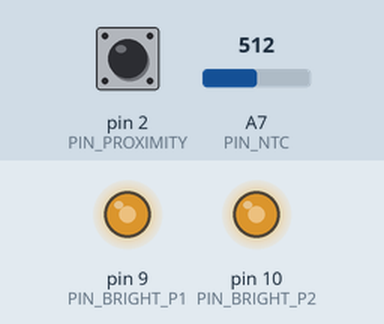
This sketch was run on a simulated Arduino Nano, built with avr-gcc and run on an emulated ATmega328P. On the bench: output pins drawn as LEDs (lit = HIGH). The inputs (shaded band) are chosen by the test bench; at power-on: A7 (PIN_NTC) = 512, pin 2 (PIN_PROXIMITY) LOW. Sleep ends after the set time or at an interrupt.

Above: at 1.2 s.
1.3 s: A7 (PIN_NTC) set to 360
2.8 s: A7 (PIN_NTC) set to 327
At 4.8 s:
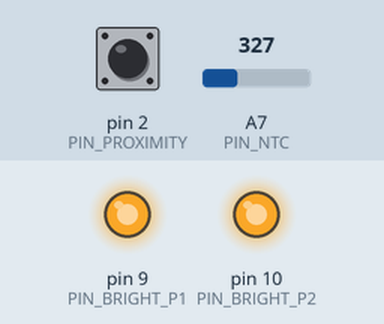
5.8 s: A7 (PIN_NTC) set to 511
At 6.1 s:
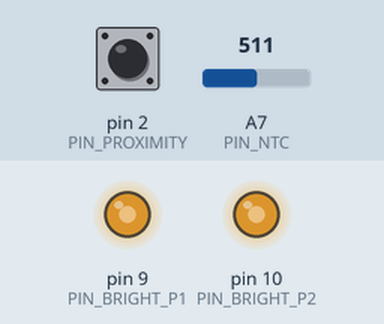
7.3 s: A7 (PIN_NTC) set to 306
At 8.6 s:
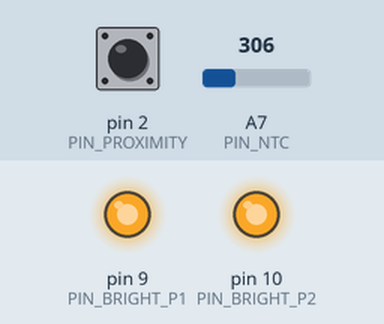
10.3 s: pin 2 (PIN_PROXIMITY) pulsed HIGH 2 times (0.12 s each, 0.3 s apart)
Timing chart, 0 to 13.3 s (numbered marks = the images above; inputs shaded):
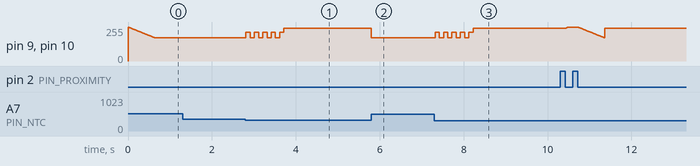

The sketch:

OligoGracePendant.ino
```cpp
// (licence header left out)
#define VERSION "1.0.4.1" // 18.11.2023

// Arduino includes, LGPL license
#include <EEPROM.h>
#include <HardwareSerial.h>
#include <wiring_private.h>

// AVR includes, modified BSD license
#include <avr/io.h>
#include <avr/power.h>
#include <avr/sfr_defs.h>
#include <avr/sleep.h>
#include <avr/wdt.h>
#include <util/crc16.h>

//#define TEST  // @todo: comment in for testing without NTC
//#define DEBUG // @todo: comment in if serial debugging is needed, will also disable bottom panel

#ifdef DEBUG
  #define printDebug(x) Serial.print(x)
  #define printlnDebug(x) Serial.println(x)
#else
  #define printDebug(x)
  #define printlnDebug(x)
#endif

// inputs pins
#define PIN_PROXIMITY  2
#define PIN_NTC       A7

// outputs pins
#define PIN_BRIGHT_P1  9 // bottom
#define PIN_BRIGHT_P2 10 // top
#define PIN_BRIGHT_P3 11 // N/C

// EEPROM parameters
#define EEPROM_ADDRESS 0x22  // max. 0x200
#define EEPROM_MAGIC   0xAFFE

#define BACKUP_DELAY   10000 // [ms]

// main loop
#define LOOP_PERIOD 10 // [ms]

// proximity gesture timing
#define DURATION_MIN           100 // [ms] min. duration for proximity
#define DURATION_POWER_MAX     600 // [ms] max. duration for short (power) proximity
#define DURATION_DIM_MIN       800 // [ms] min. duration for long (dim) proximity
#define DURATION_TOGGLE_STEP  5000 // [ms] min. extended duration for dim mode change
#define DURATION_LOCK        15000 // [ms] min. startup duration for proximity lock toggle
#define DURATION_DIM_INC        40 // [ms] duration per continuous dim increment
#define DURATION_DIM_STEP    DURATION_DIM_MIN // [ms] duration per dim step

// brightness parameters
#define BRIGHTNESS_MIN      4 // [%]
#define BRIGHTNESS_STEP_1  16 // [%]
#define BRIGHTNESS_STEP_2  32 // [%]
#define BRIGHTNESS_MAX    100 // [%]
#ifdef DEBUG
  #define BRIGHTNESS_INC    5 // [%]
#else
  #define BRIGHTNESS_INC    1 // [%]
#endif

// timer parameters
#define PWM_FREQUENCY  32000 // [Hz] select frequency so that you can't hear the LEDs (8/16 MHz: 245 Hz ... 40 kHz)
#define FADE_DURATION      2 // [s]  number of seconds to change timer 1 from 0 % to 100 % duty cycle

// blink timing
#define BLINK_PERIOD_FAST 100 // [ms]
#define BLINK_PERIOD_SLOW 500 // [ms]

// board temperature parameters
#define NTC_TEMP_MAX             85 // [°C]
#define NTC_TEMP_HYSTERESIS       5 // [°C]
#define NTC_TEMP_INVALID     999.0f // [°C]
#define DIVIDER_RESISTANCE    47000 // [Ohm]
#define NTC_RESISTANCE     47000.0f // [Ohm]
#define NTC_TEMP_NOM          25.0f // [°C]
#define NTC_B_COEFFICIENT   4131.0f // estimated NTC B coefficient for 25-100°C
#define KELVIN_CELSIUS      273.15f // [°C]

// operating modes
enum OperationMode
{
  MODE_STANDBY,
  MODE_DEFAULT,
  MODE_BLINK_SETTINGS,
  MODE_BLINK_LIMIT,
  MODE_BLINK_WARNING,
  MODE_BLINK_END
};

// brightness level in big step mode
enum BrightnessLevel
{
  LEVEL_0 = 0,
  LEVEL_1 = BRIGHTNESS_MIN,
  LEVEL_2 = BRIGHTNESS_STEP_1,
  LEVEL_3 = BRIGHTNESS_STEP_2,
  LEVEL_4 = BRIGHTNESS_MAX
};

// persistent settings
struct Settings
{
  unsigned int magic = EEPROM_MAGIC;
  unsigned int brightness = BRIGHTNESS_STEP_2; // [%]
  bool dimSteps = true;
  volatile bool proximitySensorLocked = false;
  uint16_t crc = 0;
} settings;

// ISR variables
volatile bool near = false;
volatile bool initalApproach = false;
volatile bool outputEnabled = false;
volatile bool proximityAtStartup = false;
volatile int fadeOCR = -1;
volatile unsigned long approach = 0;
volatile OperationMode operationMode = MODE_DEFAULT;
volatile int blinkToggleCount = 0;
volatile unsigned int blinkPeriod = 0;
volatile unsigned long blinkToggled = 0;

bool dimUp = true;
bool overTemperature = true;
unsigned int blinkBrightness = 0;
unsigned int adcResolution = 0;
unsigned long settingsModified = 0;
unsigned long delayUntil = 0;


/**
 * set operation mode (regular, blinking)
 */
void setOperationMode(OperationMode mode)
{
  operationMode = mode;
  switch (mode)
  {
    case MODE_STANDBY:
      blinkToggleCount = 0;
      fadeOCR = 0;
      break;

    case MODE_DEFAULT:
      blinkToggleCount = 0;
      break;

    case MODE_BLINK_LIMIT:
      blinkToggleCount = 4;
      blinkPeriod = BLINK_PERIOD_FAST;
      blinkToggled = 0;
      break;

    case MODE_BLINK_SETTINGS:
      blinkToggleCount = 6;
      blinkPeriod = BLINK_PERIOD_SLOW;
      blinkToggled = 0;
      break;

    case MODE_BLINK_WARNING:
      blinkToggleCount = 10;
      blinkPeriod = BLINK_PERIOD_FAST;
      blinkToggled = 0;
      break;

    case MODE_BLINK_END:
      blinkToggleCount = -1;
      break;
  }
}

/**
 * @return next higher brightness level
 */
BrightnessLevel operator++(BrightnessLevel& level)
{
  switch (level)
  {
    case LEVEL_0:
      return LEVEL_1;
    case LEVEL_1:
      return LEVEL_2;
    case LEVEL_2:
      return LEVEL_3;
    default:
      return LEVEL_4;
  }
}

/**
 * @return next lower brightness level
 */
BrightnessLevel operator--(BrightnessLevel& level)
{
  switch (level)
  {
    case LEVEL_4:
      return LEVEL_3;
    case LEVEL_3:
      return LEVEL_2;
    case LEVEL_2:
      return LEVEL_1;
    default:
      return LEVEL_0;
  }
}

/**
 * @return brightness level of settings.brightness (floor)
 */
BrightnessLevel getBrightnessLevel()
{
  if (settings.brightness <= LEVEL_0)
    return LEVEL_0;
  else if (settings.brightness <= LEVEL_1)
    return LEVEL_1;
  else if (settings.brightness <= LEVEL_2)
    return LEVEL_2;
  else if (settings.brightness <= LEVEL_3)
    return LEVEL_3;
  else
    return LEVEL_4;
}

/**
 * @return CRC16 (for EEPROM backup)
 */
template<typename T> uint16_t calculateCRC16(T& t)
{
  uint16_t crc16 = 0;

  uint8_t* ptr = (uint8_t*)&t;
  for (int count = sizeof(T); count; --count)
  {
    crc16 = _crc16_update(crc16, *ptr++);
  }

  return crc16;
}

/**
 * @param brightness [%]
 * @return duty cycle value for timer 1 OCR register
 */
inline uint16_t brightnessToOCR(int brightness)
{
  return brightness>=0? brightness<=100? brightness*ICR1/100 : 100 : 0;
}

/**
 * get NTC temperature
 *
 * @return temperature [°C] or NTC_TEMP_INVALID on error
 */
int getNtcTemperature()
{
  // sample input 3 times
  size_t count = 3; // ~ 19 µs (1 ADC conversion takes less than 6.25 µs at 8 MHz)
  unsigned long sum = 0;
  for (size_t i=0; i<count; i++)
  {
    sum += analogRead(PIN_NTC);
    delayMicroseconds(20);
  }

  // calculate temperature
  float temperature = NTC_TEMP_INVALID;
  if (sum > count*adcResolution/3)
  {
    float relation = (float)adcResolution*count/(float)sum;
    float resistance = (relation - 1.0f)*DIVIDER_RESISTANCE;

    // Steinhart-Hart equation
    temperature = 1.0f/(log(resistance/NTC_RESISTANCE)/NTC_B_COEFFICIENT + 1.0f/(NTC_TEMP_NOM + KELVIN_CELSIUS)) - KELVIN_CELSIUS;
  }

  /** extra debug
  printDebug("sum/adc/rel/res/temp:");
  printDebug(sum);
  printDebug("/");
  printDebug(adcResolution);
  printDebug("/");
  printDebug(relation);
  printDebug("/");
  printDebug(resistance);
  printDebug("/");
  printlnDebug(temperature);
  */

  return round(temperature);
}

/**
 * ISR for proximity digital input
 *
 * toggle power on short pulse
 */
void proximity()
{
  near = digitalRead(PIN_PROXIMITY);

  if (!settings.proximitySensorLocked)
  {
    unsigned int now = millis();
    if (near)
    {
      // proximity start
      approach = now;
      initalApproach = true;
      proximityAtStartup = false;
      if (outputEnabled && operationMode == MODE_BLINK_END)
      {
        // was blinking, set default mode
        setOperationMode(MODE_DEFAULT);
      }
    }
    else
    {
      // proximity end
      unsigned int proximityDuration = now - approach;
      if (initalApproach && proximityDuration >= DURATION_MIN && proximityDuration <= DURATION_POWER_MAX)
      {
        // short proximity pulse: toggle power
        outputEnabled = !outputEnabled;
        if (outputEnabled)
        {
          // was off, set default mode, fade on
          setOperationMode(MODE_DEFAULT);
          fadeOCR = brightnessToOCR(settings.brightness);
        }
        else
        {
          // was on, fade off
          setOperationMode(MODE_STANDBY);
        }
      }
    }
  }
}

/**
 * ISR for fader timer 2
 */
ISR(TIMER2_COMPA_vect)
{
  if (fadeOCR >= 0)
  {
    if (OCR1A < (uint16_t)fadeOCR)
    {
      // increase duty cycle to max.
      ++OCR1A;
      OCR1B = OCR1A;
    }
    else if (OCR1A > (uint16_t)fadeOCR)
    {
      // decrease duty cycle to zero
      --OCR1A;
      OCR1B = OCR1A;
    }

    if (OCR1A == (uint16_t)fadeOCR)
    {
      // fading completed
      fadeOCR = -1;
    }
  }
}

/**
 * Arduino setup
 */
void setup()
{
  // maybe change I/O clock to 4 MHz (8 MHz / 2), but it will also reduce PWM duty cycle resolution
  //noInterrupts();
  //CLKPR = _BV(CLKPCE);
  //CLKPR = _BV(CLKPS0);
  //interrupts();

  // init serial debug
  #ifdef DEBUG
    Serial.begin(115200);
    delay(4000);
    printlnDebug("init ...");
  #endif

  // permanent power saving
  noInterrupts();
#ifndef DEBUG
  power_usart0_disable();
#endif
  power_spi_disable();
  power_twi_disable();
  interrupts();

  // configure proximity sensor input
  pinMode(PIN_PROXIMITY, INPUT);
  noInterrupts();
  attachInterrupt(digitalPinToInterrupt(PIN_PROXIMITY), proximity, CHANGE);
  interrupts();

  // configure LED brightness control outputs (PWM via timer 1 on pins D9 and D10)
  TCCR1A = 0;
  TCCR1B = 0;
  TCNT1 = 0;
  ICR1 = F_CPU/PWM_FREQUENCY; // timer ticks per PWM period (0..65535)
  OCR1A = 0;
  OCR1B = 0;
  TCCR1A = _BV(COM1A1) | _BV(COM1A0) |_BV(COM1B1) |_BV(COM1B0) | _BV(WGM11); // set output on match (inverted)
  TCCR1B = _BV(WGM13) | _BV(WGM12) | _BV(CS10); // fast PWM with TOP=ICR1 (mode 14), clock not prescaled

  // configure LED brightness fader (via timer 2)
  TCCR2A = 0;
  TCCR2B = 0;
  TCNT2 = 0;
  OCR2A = F_CPU/1024L*FADE_DURATION/ICR1; // timer ticks for changing timer 1 to 100 % duty cycle within fade duration
  TCCR2A = _BV(WGM21); // CTC with TOP=OCR2A (mode 2)
  TCCR2B = _BV(CS22) | _BV(CS21) | _BV(CS20); // CPU clock prescaled by 1024 -> 7813 Hz
  sbi(TIMSK2, OCIE2A); // enable timer 2 interrupt

  // configure ADC
  analogReference(DEFAULT); // ATmega328: via AVCC pin
  adcResolution = 1023;

  // restore settings from EEPROM
  Settings restoredSettings;
  EEPROM.get(EEPROM_ADDRESS, restoredSettings);
  if (restoredSettings.magic == EEPROM_MAGIC)
  {
    // magic number matches
    uint16_t eepromCRC = restoredSettings.crc;
    restoredSettings.crc = 0;
    uint16_t expectedCRC = calculateCRC16(restoredSettings);
    if (eepromCRC == expectedCRC)
    {
      // CRC matches, restore settings
      settings = restoredSettings;
      printlnDebug("settings restored from EEPROM");

      // check settings
      if (settings.brightness < BRIGHTNESS_MIN)
      {
        settings.brightness = BRIGHTNESS_MIN;
      }
      else if (settings.brightness > BRIGHTNESS_MAX)
      {
        settings.brightness = BRIGHTNESS_MAX;
      }
    }
  }

  // turn output on at power up
  outputEnabled = true;
  fadeOCR = brightnessToOCR(settings.brightness);
  dimUp = settings.brightness == BRIGHTNESS_MIN? false : true; // prefer initial dim up, inverted setting required
  setOperationMode(MODE_DEFAULT);
  initalApproach = false;

  // get initial proximity sensor state
  near = digitalRead(PIN_PROXIMITY);
  if (near)
  {
    approach = millis();
    proximityAtStartup = true;
  }

  // enable watchdog
  wdt_enable(WDTO_2S);

  printlnDebug("init done");
}

/**
 * Arduino main loop (~10 ms)
 */
void loop()
{
  #ifdef DEBUG
    delay(100);
  #endif

  // feed watchdog
  wdt_reset();

  // check proximity to dim brightness and to toggle dim direction
  int brightness = 0;
  unsigned long now = millis();
  unsigned int proximityDuration = now - approach;
  bool delaying = delayUntil && now < delayUntil && (delayUntil - now) <= LOOP_PERIOD;
  if (!delaying)
  {
    if (outputEnabled && near)
    {
      if (proximityDuration >= DURATION_DIM_MIN)
      {
        if (proximityAtStartup)
        {
          if (proximityDuration >= DURATION_LOCK)
          {
            // startup proximity, toggle proximity sensor lock
            settings.proximitySensorLocked = !settings.proximitySensorLocked;
            settingsModified = now;
            proximityAtStartup = false;
            setOperationMode(MODE_BLINK_SETTINGS);
          }
        }
        else if (initalApproach)
        {
          // inital proximity, change dimmer direction
          dimUp = !dimUp;
          initalApproach = false;
        }
        else
        {
          // dimmer step size selection
          if (operationMode == MODE_BLINK_END && blinkPeriod == BLINK_PERIOD_FAST
              && ((!dimUp && settings.brightness == BRIGHTNESS_MIN) || (dimUp && settings.brightness == BRIGHTNESS_MAX)))
          {
            // continued proximity after blinking at top/bottom
            if (proximityDuration >= DURATION_TOGGLE_STEP)
            {
              // toggle step size and signal mode change (3 slow blinks)
              settings.dimSteps = !settings.dimSteps;
              settingsModified = now;
              setOperationMode(MODE_BLINK_SETTINGS);
            }
          }
        }

        // change brightness
        bool changeBrightness = operationMode == MODE_DEFAULT;
        if (changeBrightness)
        {
          // init dim behaviour
          int dimDelay = settings.dimSteps? DURATION_DIM_STEP : DURATION_DIM_INC;
          BrightnessLevel brightnessLevel = getBrightnessLevel();
          if (dimUp)
          {
            // dim up
            if (settings.brightness < BRIGHTNESS_MAX)
            {
              if (settings.dimSteps)
              {
                settings.brightness = ++brightnessLevel;
              }
              else
              {
                settings.brightness = min(settings.brightness + BRIGHTNESS_INC, BRIGHTNESS_MAX);
              }
              settingsModified = now;

              if (settings.brightness >= BRIGHTNESS_MAX)
              {
                // new at limit, signal
                setOperationMode(MODE_BLINK_LIMIT);
              }
            }
            else
            {
              // limit value
              settings.brightness = BRIGHTNESS_MAX;
            }
          }
          else
          {
            // dim down
            if (settings.brightness > BRIGHTNESS_MIN)
            {
              if (settings.dimSteps)
              {
                settings.brightness = --brightnessLevel;
              }
              else
              {
                settings.brightness = max(settings.brightness - BRIGHTNESS_INC, BRIGHTNESS_MIN);
              }
              settingsModified = now;

              if (settings.brightness <= BRIGHTNESS_MIN)
              {
                // new at limit, signal
                setOperationMode(MODE_BLINK_LIMIT);
              }
            }
            else
            {
              // limit value
              settings.brightness = BRIGHTNESS_MIN;
            }
          }
          printlnDebug(settings.brightness);

          // modify approach start time for periodic repeat
          approach += dimDelay;
          initalApproach = false;
        }
      }
    }

    // control output (on, off, brightness)
    if (outputEnabled)
    {
      if (blinkToggleCount > 0)
      {
        // blinking
        unsigned int period = blinkPeriod;
        if (!blinkToggled || (now - blinkToggled) >= period)
        {
          // toggle blink brightness
          --blinkToggleCount;
          blinkToggled = now;
          if (blinkToggleCount%2 == 0)
          {
            // end of blink: restore brightness
            blinkBrightness = settings.brightness;
          }
          else
          {
            // new blink: preferably with lowered brightness
            BrightnessLevel brightnessLevel = getBrightnessLevel();
            blinkBrightness = brightnessLevel > LEVEL_0? --brightnessLevel : ++brightnessLevel;
          }
          if (blinkToggleCount == 0)
          {
            // blinking completed, block further brightness changes during current proximity
            setOperationMode(MODE_BLINK_END);
            approach = now;
            initalApproach = false;
          }
        }
        brightness = blinkBrightness;
      }

      // check board temperature
      int ntcTemperature;
      power_adc_enable();
      #ifndef TEST
        ntcTemperature = getNtcTemperature();
        printDebug("temp:");
        printDebug(ntcTemperature);
        printDebug(" ");
      #else
        getNtcTemperature();
        ntcTemperature = 30;
      #endif
      if (!overTemperature && ntcTemperature >= NTC_TEMP_MAX)
      {
        overTemperature = true;
        setOperationMode(MODE_BLINK_WARNING);
      }
      else if (overTemperature && ntcTemperature <= NTC_TEMP_MAX - NTC_TEMP_HYSTERESIS)
      {
        overTemperature = false;
      }

      if (blinkToggleCount <= 0)
      {
        // not blinking
        if (overTemperature)
        {
          // over temperature, reduce brightness to min value
          brightness = BRIGHTNESS_MIN;
        }
        else
        {
          // regular operation
          brightness = settings.brightness;
        }
      }
    }

    if (brightness > 0)
    {
      // update duty cycle of PWM timer 1
      sbi(DDRB, DDB1); // enable OC1A output
      sbi(DDRB, DDB2); // enable OC1B output
      if (fadeOCR < 0)
      {
        OCR1A = brightnessToOCR(brightness);
        OCR1B = OCR1A;
      }
    }
    else if (fadeOCR < 0)
    {
      // disable outputs
      cbi(DDRB, DDB1); // disable OC1A output
      cbi(DDRB, DDB2); // disable OC1B output
      OCR1A = 0;
      OCR1B = OCR1A;
    }

    // debug
    printDebug("near:");
    printDebug(near);
    printDebug(" initial:");
    printDebug(initalApproach);
    printDebug(" up:");
    printDebug(dimUp);
    printDebug(" step:");
    printDebug(settings.dimSteps);
    printDebug(" bright:");
    printDebug(settings.brightness);
    printDebug(" blink:");
    printDebug(blinkToggleCount);
    printDebug(" duty:");
    printDebug(brightness);
    printDebug(" startup proximity:");
    printDebug(proximityAtStartup);
    printDebug(" on:");
    printDebug(outputEnabled);
    printDebug(" fade:");
    printDebug(fadeOCR);
    printlnDebug();

    // backup settings
    if (settingsModified && (now - settingsModified) >= BACKUP_DELAY)
    {
      // backup delay reached, save settings
      settings.crc = 0;
      settings.crc = calculateCRC16(settings);
      EEPROM.put(EEPROM_ADDRESS, settings);
      settingsModified = 0;
      printlnDebug("settings saved to EEPROM");
    }
  }

  // dynamic power saving
  if (delaying)
  {
    // delaying: stay idle until next interrupt (timer, proximity)
    set_sleep_mode(SLEEP_MODE_IDLE);
    sleep_mode();
  }
  else if (operationMode == MODE_STANDBY && fadeOCR < 0 && !(initalApproach && proximityDuration <= DURATION_POWER_MAX))
  {
    // LED is off, disable ADC and watchdog and power down until next interrupt (proximity)
    delayUntil = 0;
    set_sleep_mode(SLEEP_MODE_PWR_DOWN);
    wdt_disable();
    power_adc_disable();
    sleep_mode();
    wdt_enable(WDTO_2S);
  }
  else
  {
    // was active, start passive delay: stay idle until next interrupt (timer, proximity)
    delayUntil = now + LOOP_PERIOD;
    set_sleep_mode(SLEEP_MODE_IDLE);
    sleep_mode();
  }
}
```

Measured:
- the behaviour switches between 342 and 341 on A7 (PIN_NTC) (found by bisection; images 0 and 1)
- after the input at 1.3 s, every drawn part: stays the same
- after the input at 2.8 s, pin 9 (PIN_BRIGHT_P1), pin 10 (PIN_BRIGHT_P2): 173/255 → 214/255 at once, then repeats every 0.20 s: 173/255 0.10 s, 214/255 0.10 s, until it stays 245/255 from 3.7 s
- after the input at 5.8 s, pin 9 (PIN_BRIGHT_P1), pin 10 (PIN_BRIGHT_P2): 245/255 → 173/255 at once
- after the input at 7.3 s, pin 9 (PIN_BRIGHT_P1), pin 10 (PIN_BRIGHT_P2): 173/255 → 214/255 at once, then repeats every 0.20 s: 173/255 0.10 s, 214/255 0.10 s, until it stays 245/255 from 8.2 s
